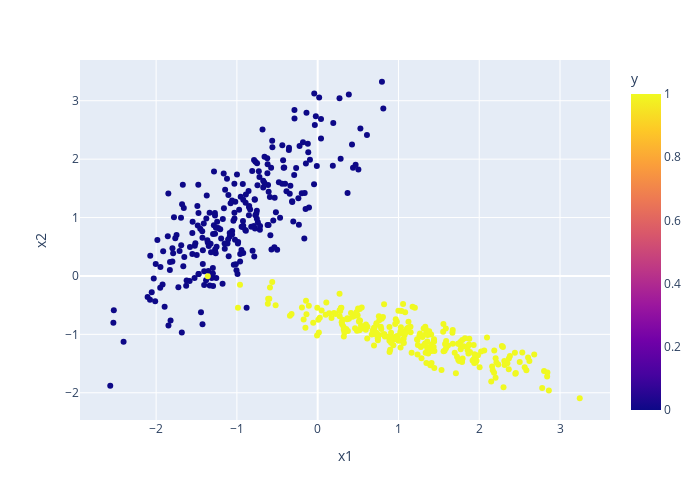

Source (notebook cell):
### Markdown cell above
How many samples?

  * `n_samples`
  
  
What kind of features?

  * `n_features`: Total number of features. This is the sum of `n_informative + n_redundant + n_repeated + ` useless features.
  * `n_informative`: Discriminative features.
  * `n_redundant`: Random linear combinations of informative features.
  * `n_repeated`: Number of duplicated features drawn randomly from the informative and redundant features.
  

What kind of classes?

  * `n_classes`: Number of classes
  * `n_clusters_per_class`: Number of clusters per class
  * `weights`: Class frequency
  
  
How hard is the classification problem?

  * `flip_y`: Fraction of samples whose class is assigned randomly. Higher the value, harder the classification.
  * `class_sep`: Smaller the value, harder the classification.
  

By default the features and observations are shuffled. By setting this to `False` we get the features in the following column order:

  1. All the informative features
  2. All the redundant features
  3. All the repeated features
  4. All the useless features

### Code cell
X, y = skdata.make_classification(
    n_samples=500,
    n_features=2,
    n_informative=2,
    n_redundant=0,
    n_repeated=0,
    n_classes=2,
    n_clusters_per_class=1,
    flip_y=0.0,
    class_sep=1.0,
    shuffle=False
)
df = pd.DataFrame(X, columns=["x1", "x2"])
df["y"] = y
fig = px.scatter(df, x="x1", y="x2", color="y")
fig.update_layout(width=700, height=500)

### Figure 1 — Plotly figure (JSON) as saved in the notebook; plotly's stock layout.template omitted (floating-point values rounded to 4 significant figures; data arrays with more than 128 entries replaced by an {"elided": "..."} marker saying what was removed)
{"data": [{"hovertemplate": "x1=%{x}<br>x2=%{y}<br>y=%{marker.color}<extra></extra>", "legendgroup": "", "marker": {"color": {"elided": "500 int values"}, "coloraxis": "coloraxis", "symbol": "circle"}, "mode": "markers", "name": "", "showlegend": false, "type": "scatter", "x": {"elided": "500 float values"}, "xaxis": "x", "y": {"elided": "500 float values"}, "yaxis": "y"}], "layout": {"coloraxis": {"colorbar": {"title": {"text": "y"}}, "colorscale": [[0, "#0d0887"], [0.1111, "#46039f"], [0.2222, "#7201a8"], [0.3333, "#9c179e"], [0.4444, "#bd3786"], [0.5556, "#d8576b"], [0.6667, "#ed7953"], [0.7778, "#fb9f3a"], [0.8889, "#fdca26"], [1, "#f0f921"]]}, "height": 500, "legend": {"tracegroupgap": 0}, "margin": {"t": 60}, "width": 700, "xaxis": {"anchor": "y", "autorange": true, "domain": [0, 1], "range": [-2.943, 3.619], "title": {"text": "x1"}, "type": "linear"}, "yaxis": {"anchor": "x", "autorange": true, "domain": [0, 1], "range": [-2.467, 3.698], "title": {"text": "x2"}, "type": "linear"}}}
